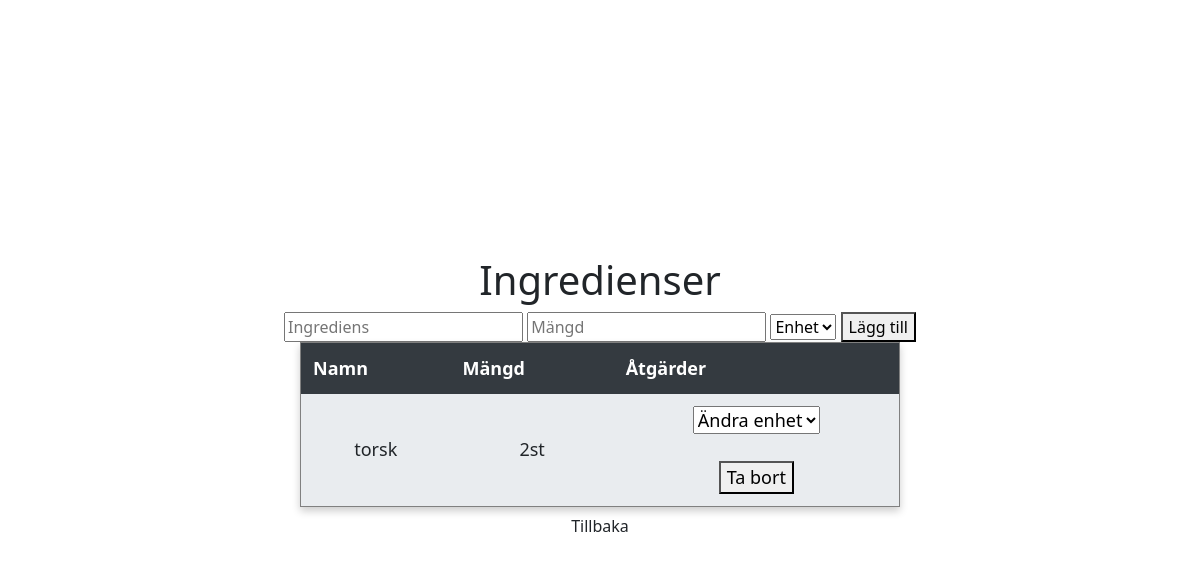
The app's page /user/2/recipebank/2/ingredients, older data.
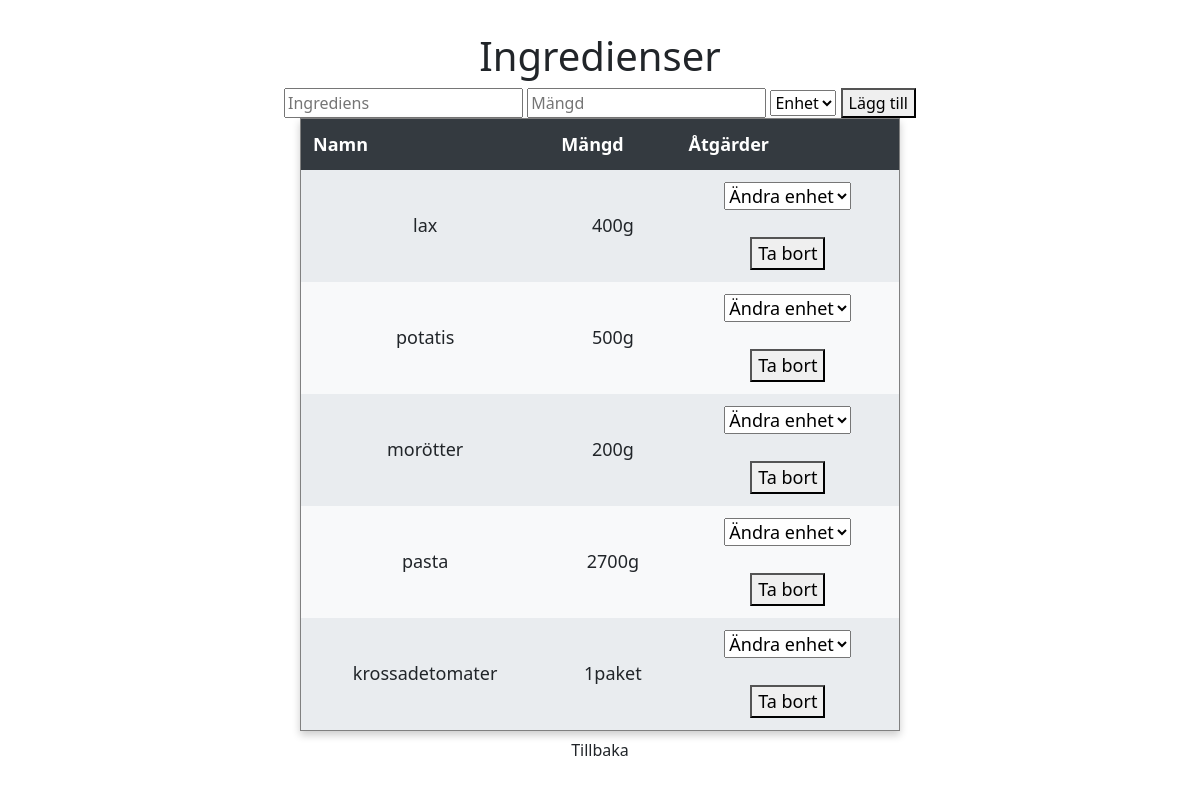
The same page, newer data.
### models/ingredient.py (models this page shows)
class Ingredient(db.Model):
    __tablename__ = 'ingredient'
    id = db.Column(db.Integer(), primary_key=True)
    name = db.Column(db.String(200), nullable=False)
    amount = db.Column(db.Integer())
    unit = db.Column(db.String(5))
    recipe_id = db.Column(db.Integer(), db.ForeignKey('recipe.id', ondelete="CASCADE"), nullable=False)
    unitsWeight = {'g':1, 'hg':100, 'kg':1000} #Valid weight units
    unitsVolume = {'krm':1, 'tsk':5, 'msk':15, 'ml':1, 'cl':10, 'dl':100, 'l':1000} #Valid volume units
    unitsDistinct = ('st', 'port', 'paket')

### routes/routes.py (the view)
@routes.route('/user/<int:user_id>/recipebank/<int:recipe_id>/ingredients', methods=['GET', 'POST'])
def ingredients(user_id, recipe_id):
    if 'prev_url' not in session:  # Store previous page URL if not already set
        session['prev_url'] = request.referrer
    if request.method == 'POST':
        value = request.form.get('action')
        if value == "add":
            ingredient_name = request.form['name']
            ingredient_amount = request.form['amount']
            ingredient_unit = request.form['unit']
            if ingredient_name and ingredient_amount and ingredient_unit:
                return add_ingredient(user_id=user_id, recipe_id=recipe_id, ingredient_name=ingredient_name, amount=ingredient_amount, unit=ingredient_unit)
        elif value in Ingredient.unitsWeight.keys() or value in Ingredient.unitsVolume.keys() or value in Ingredient.unitsDistinct:
            return change_unit(user_id, recipe_id , value, request.form.get('ingredient_id'))
        elif value == "remove":
            return remove_ingredient(user_id, recipe_id, request.form.get('ingredient_id'))
        else:
            return redirect(f'/user/{user_id}/recipebank/{recipe_id}/ingredients')
    else:
        user = User.query.get(user_id) # Find the user by ID
        recipe = Recipe.query.get(recipe_id) # Find the recipe by ID
        if not recipe:
            return "Recipe not found", 404  # Handle invalid recipe
        if not user:
            return "User not found", 404 # Handle invalid user
        ingredients = Ingredient.query.filter_by(recipe_id=recipe.id).all()  # Get only this user's recipes
        return render_template('ingredients.html', ingredients=ingredients, recipe=recipe, user=user)

### templates/ingredients.html (shortened to what this page needs)
{% extends 'base.html' %}
{% block body %}
<div class="content">
    <h1>Ingredienser</h1>
    <form action="/user/{{user.id}}/recipebank/{{recipe.id}}/ingredients" method="POST">
        <input type="text" name="name" placeholder="Ingrediens" required>
        <input type="text" name="amount" placeholder="Mängd" required>
        <select name="unit" required>
            <option value="" disabled selected>Enhet</option>
        </select>
        <button type="submit" name="action" value="add">Lägg till</button>
    </form>
    {% if ingredients|length < 1 %}
    <h4 style="text-align: center">Inga tillagda ingredienser</h4>
    {% else %}
    <table border="1">
        <tr>
            <th>Namn</th>
            <th>Mängd</th>
            <th>Åtgärder</th>
        </tr>
        {% for ingredient in ingredients %}
            <tr>
                <td>{{ ingredient.name }}</td>
                <td>{{ ingredient.amount ~ ingredient.unit }} </td>
                <td>
                    <form action="/user/{{user.id}}/recipebank/{{recipe.id}}/ingredients" method="POST">
                        <select name="action" onchange="this.form.submit()">
                            <option value="" disabled selected>Ändra enhet</option>
                        </select>
                    </form>
                    <br>
                    <form action="/user/{{user.id}}/recipebank/{{recipe.id}}/ingredients" method="POST">
                        <button type="submit" name="action" value="remove">Ta bort</button>
                    </form>
                </td>
            </tr>
        {% endfor %}
    </table>
    {% endif %}
    <a href="{{ prev_url or url_for('routes.index') }}" class="btn">Tillbaka</a>
</div>
{% endblock %}

### templates/base.html (shortened to what this page needs)
<!DOCTYPE html>
<html lang="en">
<head>
    <link rel="stylesheet" href="{{ url_for('static', filename='css/main.css') }}">
    <link href="https://cdn.jsdelivr.net/npm/bootstrap@5.3.0/dist/css/bootstrap.min.css" rel="stylesheet">
</head>
<body>
    {% block body %} {% endblock %}
</body>
</html>

### static/css/main.css (style rules this page uses)
body { margin: 0; font-family: sans-serif; }
.content { display: flex; justify-content: center; align-items: center; flex-direction: column; min-height: 100vh; margin-bottom: 50px; }
table { width: 80%; max-width: 600px; border-collapse: collapse; background-color: #f8f9fa; box-shadow: 0 4px 8px rgba(0, 0, 0, 0.2); }
th, td { border: 2px solid #000; padding: 12px; text-align: center; font-size: 18px; }
th { background-color: #343a40; color: white; }
tr:nth-child(even) { background-color: #e9ecef; }

Row changes from the older to the newer data that the page shows:
no longer on this page (row edited): Ingredient: name "torsk", amount+unit "2st"
added Ingredient: name "lax", amount+unit "400g"
added Ingredient: name "potatis", amount+unit "500g"
added Ingredient: name "morötter", amount+unit "200g"
added Ingredient: name "pasta", amount+unit "2700g"
added Ingredient: name "krossadetomater", amount+unit "1paket"
